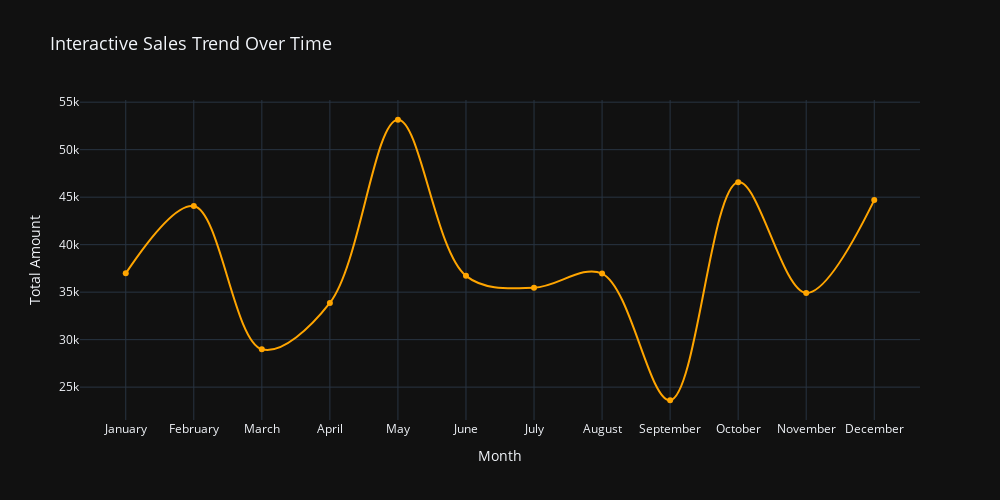

Notebook code cell kept with this figure:
### Code cell
# Convert 'Month' to month names
df['Month'] = df['Date'].dt.strftime('%B')  # Converts month number to full month name

# Aggregate sales by month
time_series = df.groupby('Month', observed=False)['Total Amount'].sum().reset_index()

# Define custom sorting order for months
month_order = ['January', 'February', 'March', 'April', 'May', 'June', 'July', 'August', 'September', 'October', 'November', 'December']
time_series['Month'] = pd.Categorical(time_series['Month'], categories=month_order, ordered=True)

# Sort by month order
time_series = time_series.sort_values('Month')

# Create the interactive line chart
fig = px.line(time_series, x='Month', y='Total Amount', title='Interactive Sales Trend Over Time',
              markers=True, line_shape='spline', color_discrete_sequence=['orange'])

# Update layout
fig.update_layout(width=1000, height=500, template='plotly_dark', title_font_size=18)

# Show the figure
fig.show()

### Figure 1 — Plotly figure (JSON) as saved in the notebook; plotly's stock layout.template omitted (floating-point values rounded to 4 significant figures)
{"data": [{"hovertemplate": "Month=%{x}<br>Total Amount=%{y}<extra></extra>", "legendgroup": "", "line": {"color": "orange", "dash": "solid", "shape": "spline"}, "marker": {"symbol": "circle"}, "mode": "markers+lines", "name": "", "orientation": "v", "showlegend": false, "type": "scatter", "x": ["January", "February", "March", "April", "May", "June", "July", "August", "September", "October", "November", "December"], "xaxis": "x", "y": [36980, 44060, 28990, 33870, 53150, 36715, 35465, 36960, 23620, 46580, 34920, 44690], "yaxis": "y"}], "layout": {"height": 500, "legend": {"tracegroupgap": 0}, "title": {"font": {"size": 18}, "text": "Interactive Sales Trend Over Time"}, "width": 1000, "xaxis": {"anchor": "y", "autorange": true, "domain": [0, 1], "range": [-0.6723, 11.67], "title": {"text": "Month"}, "type": "category"}, "yaxis": {"anchor": "x", "autorange": true, "domain": [0, 1], "range": [21540.0, 55230.0], "title": {"text": "Total Amount"}, "type": "linear"}}}
